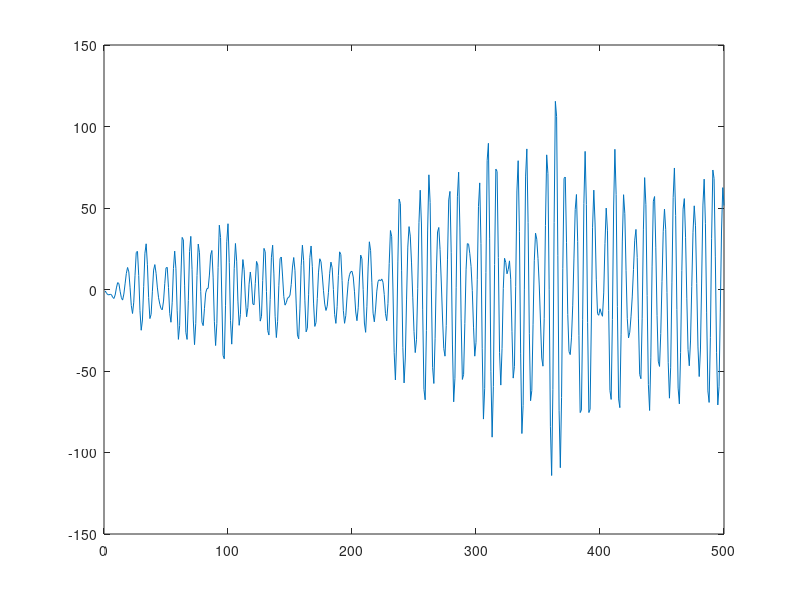
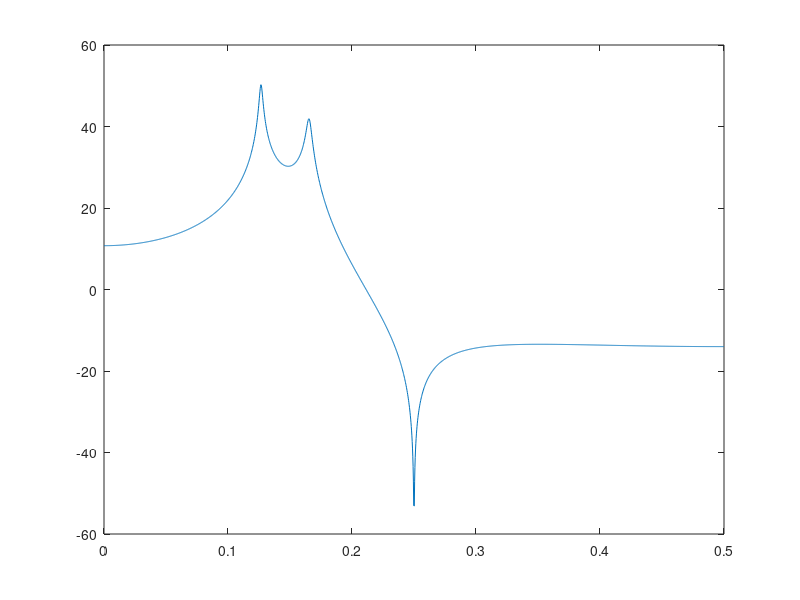
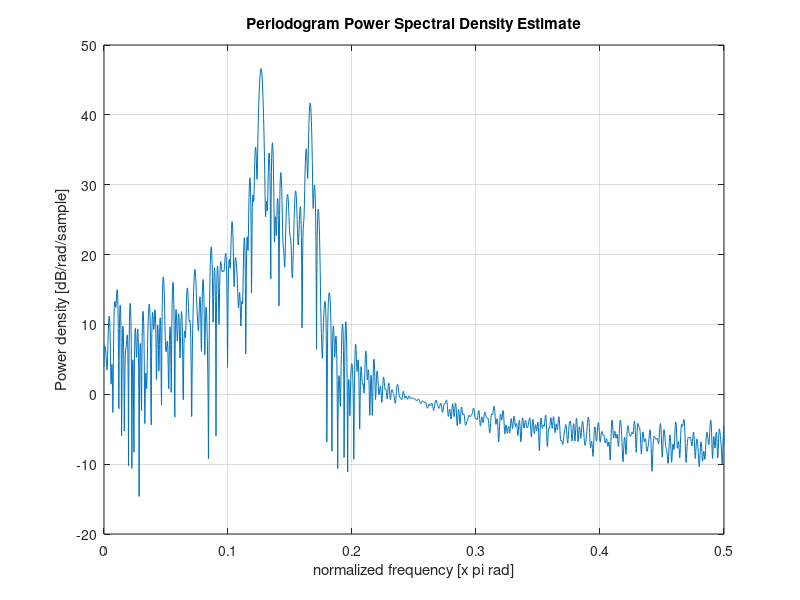
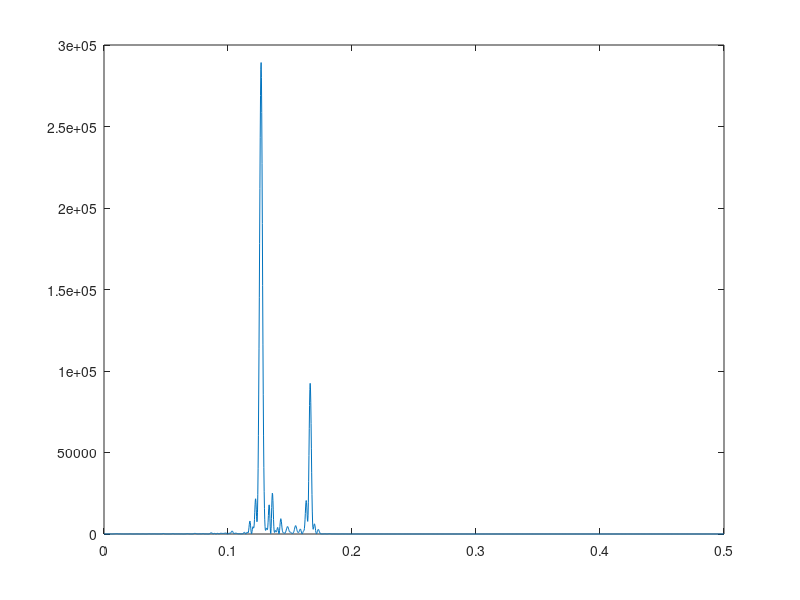

Recreate these plots in MATLAB, in order. (Note: this script raises an error after producing the figures.)
%% 1
clear
clc 

load unknowndata

mean(data)

% The mean does not seem to be zero. We have to estimate the mean and
% subtract it from the data

x = data - mean(data);

mean(x)

X = fft(x);
n=length(x);
Rhat=(X.*conj(X))/n;
f=[0:n-1]/n;

plot(f-0.5,fftshift(Rhat))

% It looks like the signal has one component with approximately (discrete)
% frequency 0.2. However, we can't be sure that there isn't any other low
% power signal with a frequency around 0.2 that is being drowned by the
% leakage from the large peak. 


%% 2. 

N = 4096;
X=fft(x,N);
Rhat=(X.*conj(X))/n;
f=[0:N-1]/N;
plot(f,Rhat)

% It improvebs the frequency resolution of the estimate. 

% It should be a periodic function with approx frequency 0.2. 

%% 3

rhat=ifft(Rhat);
plot([0:15],rhat(1:16))

% As expected, the covariance function has frequency 0.2 (period time = 5).

%% 4.

e = randn(500,1);
modell.A=[1 -2.39 3.35 -2.34 0.96];
modell.C=[1 0 1];
x = filter(modell.C, modell.A, e);
plot(x)

[H,w]=freqz(modell.C,modell.A,2048);
R=abs(H).^2;
figure 
plot(w/2/pi,10*log10(R))

figure
periodogram(x,[],4096);

figure
periodogram(x,hanning(500),4096);

% When using the hanning window we can now observe the dip in spectral
% density around 0,25 Hz. Using the Fejér kernel (no data window) the dip
% is completely drowned by the leakage from the high power frequencies.
% This is due to the high amplitude sidelobes in the Fejer kernel. By using
% the hanning window, which has a lot quicker decreasing sidelobes, the
% leakage to nearby frequencies is a lot less (why the dip is not drowned
% by leakage). This is also called less biased. However, it also has a
% wider main lobe which means that leakage to adjacent frequencies is
% increased, which is seen as widened peaks everywhere. 

%% 

[Rhat,f]=periodogram(x,[],4096,1);
plot(f,Rhat) % Linear scale
figure
semilogy(f,Rhat) % Logarithmic scale

%%

K = 10;
n = length(x)
L = round(2*n/(K+1))

x = filter(modell.C, modell.A, e);
pwelch(x, hanning(L),[],4096);

% The variance is smaller (successive simulations yield similar results).
% We also see that we have very wide peaks, which corresponds to us using
% Hanning windows with wide mainlobes, thus increasing leakage to very
% local frequencies. 

%%
e = randn(500,1);
Rhate=periodogram(e,[],4096);
Rhatew=pwelch(e,hanning(L),[],4096);
var(Rhate)/var(Rhatew)

% the variance of the periodogram seems to be about twice as big as for the
% Welch method. 
% According to theory, the quotient should be equal to 1/(1/K)=K = 10 in
% our case, which it is not. 

%% 5 
clear 
clc

load eegdata12 

spekgui

% Data2 has a strong peak at 12 hz

%%
clear 
clc

load eegdatax

spekgui

% Data3 has a strong peak around 16 Hz.

%% 
clear
clc

load threeprocessdata
%%
plot(y1)
hold on
plot(y2)
hold on
plot(y3)
hold on

figure
plot(xcov(y1))
hold on
plot(xcov(y2))
hold on
plot(xcov(y3))
hold on

%% 

periodogram(y1,[],4096);
figure
periodogram(y2,[],4096);
figure
periodogram(y3,[],4096);

% Periodogram: seems to be a lot of leakage. It is difficult to see any
% distinct peaks which could make us identify the spectrum estimates with
% the real estimates. 

%% 
K = 10;
n = length(y1);
L = round(2*n/(K+1))

pwelch(y1, hanning(L),[],4096);
figure
pwelch(y2, hanning(L),[],4096);
figure
pwelch(y3, hanning(L),[],4096);

% 1a, 3b, 2c
% 2c, one sees the plateu. 
% In figure 1 we cannot see two peaks distinctly, however we can see one
% wide peak which is likely due to adjacent leakage from the two peaks,
% creating one wide peak (since hanning windows have a lot of very local
% leakage, wide peaks, due to wide main lobe).
% 3 has one distinct peak. 

%% 

mscohere(x1,y1,hanning(L),[],4096);
figure 
mscohere(x3,y1,hanning(L),[],4096);

% They seem to be mixes up, since the coherence spectrum is close to one
% for x3, y1. 
% The coherence spectrum provides a measure of the linear dependence
% between the amplitudes of x1 and y3. If it is one, they is directly
% proportional to each other. Since it is white noise, the probability of
% two independently generated white noise sequences being proportional for
% all frequencies is essentially zero, so it has to be mixed up. 
